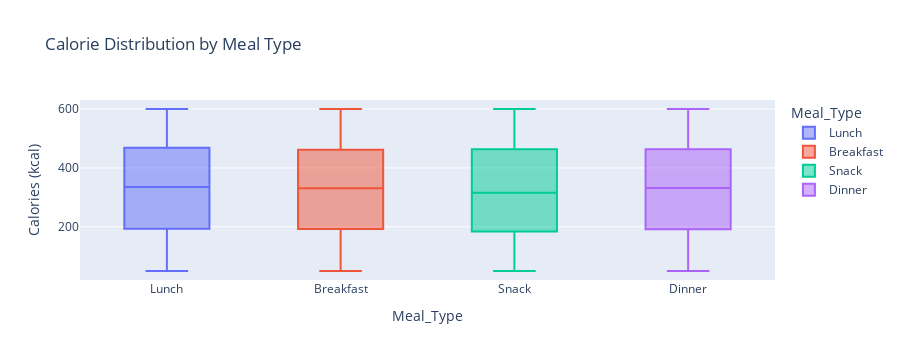

The notebook cell this image was saved under:
### Markdown cell above
## Meal Composition by Meal_Type

### Code cell
fig = px.box(DF, x='Meal_Type', y='Calories (kcal)', color='Meal_Type', title='Calorie Distribution by Meal Type')
fig.show()

### Figure 1 — Plotly figure (JSON) as saved in the notebook; plotly's stock layout.template omitted (floating-point values rounded to 4 significant figures; data arrays with more than 128 entries replaced by an {"elided": "..."} marker saying what was removed)
{"data": [{"alignmentgroup": "True", "hovertemplate": "Meal_Type=%{x}<br>Calories (kcal)=%{y}<extra></extra>", "legendgroup": "Lunch", "marker": {"color": "#636efa"}, "name": "Lunch", "notched": false, "offsetgroup": "Lunch", "orientation": "v", "showlegend": true, "type": "box", "x": {"elided": "2487 str values"}, "x0": " ", "xaxis": "x", "y": {"elided": "2487 int values"}, "y0": " ", "yaxis": "y"}, {"alignmentgroup": "True", "hovertemplate": "Meal_Type=%{x}<br>Calories (kcal)=%{y}<extra></extra>", "legendgroup": "Breakfast", "marker": {"color": "#EF553B"}, "name": "Breakfast", "notched": false, "offsetgroup": "Breakfast", "orientation": "v", "showlegend": true, "type": "box", "x": {"elided": "2559 str values"}, "x0": " ", "xaxis": "x", "y": {"elided": "2559 int values"}, "y0": " ", "yaxis": "y"}, {"alignmentgroup": "True", "hovertemplate": "Meal_Type=%{x}<br>Calories (kcal)=%{y}<extra></extra>", "legendgroup": "Snack", "marker": {"color": "#00cc96"}, "name": "Snack", "notched": false, "offsetgroup": "Snack", "orientation": "v", "showlegend": true, "type": "box", "x": {"elided": "2451 str values"}, "x0": " ", "xaxis": "x", "y": {"elided": "2451 int values"}, "y0": " ", "yaxis": "y"}, {"alignmentgroup": "True", "hovertemplate": "Meal_Type=%{x}<br>Calories (kcal)=%{y}<extra></extra>", "legendgroup": "Dinner", "marker": {"color": "#ab63fa"}, "name": "Dinner", "notched": false, "offsetgroup": "Dinner", "orientation": "v", "showlegend": true, "type": "box", "x": {"elided": "2503 str values"}, "x0": " ", "xaxis": "x", "y": {"elided": "2503 int values"}, "y0": " ", "yaxis": "y"}], "layout": {"autosize": true, "boxmode": "overlay", "height": 360, "legend": {"title": {"text": "Meal_Type"}, "tracegroupgap": 0}, "title": {"text": "Calorie Distribution by Meal Type"}, "xaxis": {"anchor": "y", "autorange": true, "categoryarray": ["Lunch", "Breakfast", "Snack", "Dinner"], "categoryorder": "array", "domain": [0, 1], "range": [-0.5, 3.5], "title": {"text": "Meal_Type"}, "type": "category"}, "yaxis": {"anchor": "x", "autorange": true, "domain": [0, 1], "range": [19.44, 630.6], "title": {"text": "Calories (kcal)"}, "type": "linear"}}}
